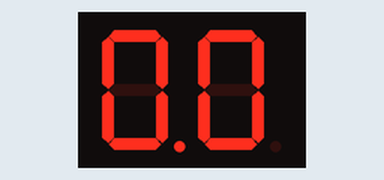
This sketch was run on a simulated Arduino Mega 2560, built with avr-gcc and run on an emulated ATmega2560. Parts: 2-digit seven-segment display. Wiring (from diagram.json): 2-digit 7-segment display, segments lit when HIGH: segments pin 22, pin 23, pin 24, pin 25, pin 26, pin 27, pin 28, pin 29, pin 53, pin 52, pin 51, pin 50, pin 10, pin 11, pin 12, pin 13. The segment pins are drawn as the display they are named for.

Above: at 0.22 s.
At 4.72 s:
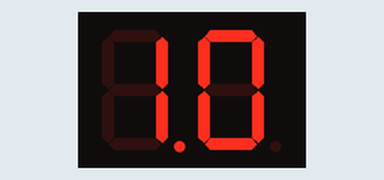
At 9.67 s:
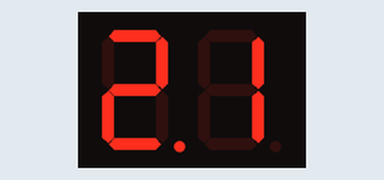
At 19.57 s:
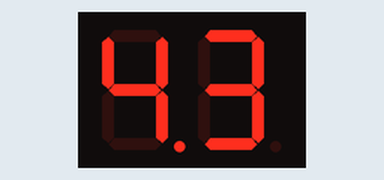
At 29.47 s:
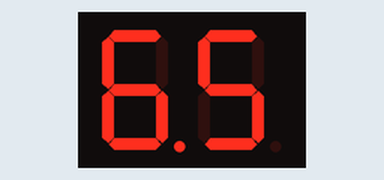
At 39.38 s:
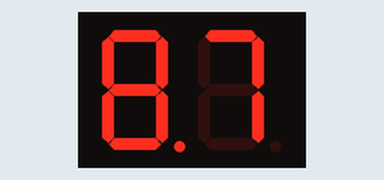

The sketch:

sketch.ino
```cpp
void setup() {
  // put your setup code here, to run once:
  volatile char *ddr_a=(char*)0x21;
  volatile char *ddr_b=(char*)0x24;
  *ddr_a=0xFF;
  *ddr_b=0xFF;

}

void loop() {
  // put your main code here, to run repeatedly:
  char num2[]={0xBF,0x86,0xDB,0xCF,0xE6,0xED,0xFD,0x87,0xFF,0xEF};
  char num[]={0x3F,0x06,0x5B,0x4F,0x66,0x6D,0x7D,0x07,0x7F,0x6F};
  volatile char *port_a=(char*)0x22;
  volatile char *port_b=(char*)0x25;
  for(char i=0;i<10;i++)
  {
    *port_a=num2[i];
    for(char j=0;j<10;j++)
    {
      *port_b=num[j];
      delay_();

    }
  }


}
void delay_()
{
  volatile char dummy=0;
  for(long i=0;i<150;i++)
  {
    for(long j=0;j<4000;j++)
    {
      dummy++;
    }
  }
}
```

Measured:
- what the display in image 1 shows lasts 0.5 s, from 4.5 s to 5.0 s
